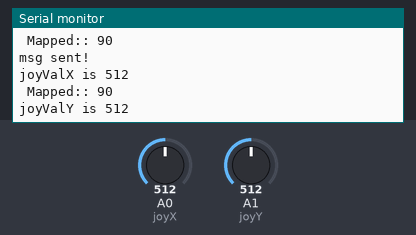
A sketch run on a simulated Arduino Uno, built with avr-gcc and run on an emulated ATmega328P. Parts: the last lines printed to the serial monitor. The inputs (shaded band) are chosen by the test bench; at power-on: A0 (joyX) = 512, A1 (joyY) = 512. No radio packets arrive unless stated.

Above: at 1.2 s.
1.3 s: A0 (joyX) set to 561
At 1.9 s:
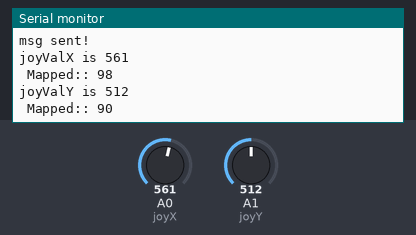
2.8 s: A0 (joyX) set to 583
At 3.7 s:
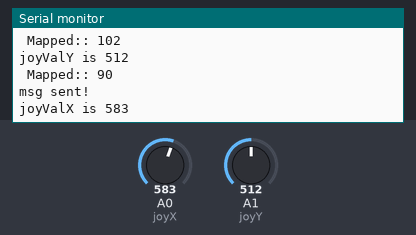
5.8 s: A1 (joyY) set to 109
At 6.3 s:
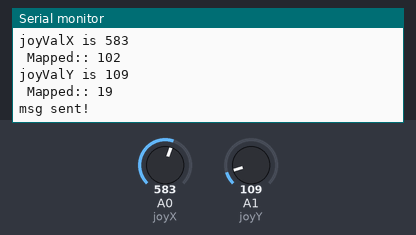
7.3 s: A1 (joyY) set to 93
At 7.8 s:
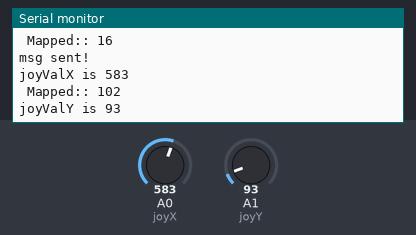
Timing chart, 0 to 10.3 s (numbered marks = the images above; inputs shaded):
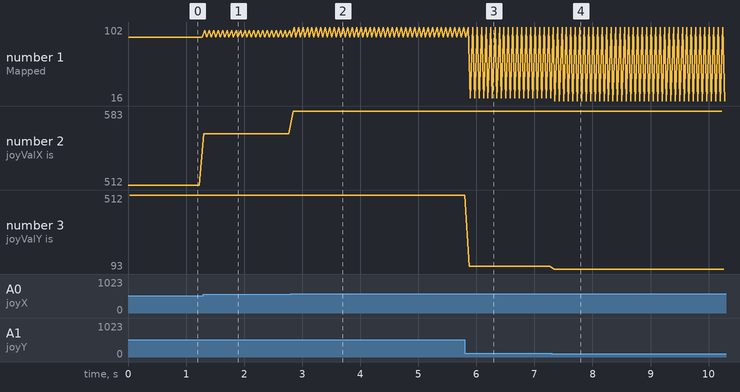

Measured:
- the behaviour switches between 568 and 569 on A0 (joyX) (found by bisection; images 1 and 2)
- the behaviour switches between 100 and 99 on A1 (joyY) (found by bisection; images 3 and 4)
- after the input at 1.3 s, the serial monitor: prints a new line at once (image 1)
- after the input at 2.8 s, the serial monitor: prints a new line at once (image 2)
- after the input at 5.8 s, the serial monitor: prints a new line after 0.08 s (image 3)
- after the input at 7.3 s, the serial monitor: prints a new line at once (image 4)
- plotted number 1: 90 → 98 after the input at 1.3 s, 98 → 102 after the input at 2.8 s, 102 → 19 after the input at 5.8 s
- plotted number 2: 512 → 561 after the input at 1.3 s, 561 → 583 after the input at 2.8 s

The sketch:

RF433Sender_RadioHead_ServoControl.ino
```cpp
#include <RH_ASK.h>
#include <SPI.h>

RH_ASK driver;
int joyX = 0;
int joyY = 1;
int joyValX, joyValY;

void setup() {
  // put your setup code here, to run once:
  Serial.begin(9600);
  if (!driver.init())
    Serial.println("init failed");
}

void loop() {
  // put your main code here, to run repeatedly:
  //const char *msg = "Hello World!";
  //driver.send((uint8_t*)msg, strlen(msg));
  uint8_t values[2];

  joyValX = analogRead(joyX);
  Serial.print("joyValX is ");
  Serial.println(joyValX);
  joyValX = map(joyValX, 0, 1023, 0, 180);
  Serial.print(" Mapped:: ");
  Serial.println(joyValX);

  joyValY = analogRead(joyY);
  Serial.print("joyValY is ");
  Serial.println(joyValY);
  joyValY = map(joyValY, 0, 1023, 0, 180);
  Serial.print(" Mapped:: ");
  Serial.println(joyValY);

  values[0] = joyValX;
  values[1] = joyValY;
  driver.send(values, 2);

  driver.waitPacketSent();
  Serial.println("msg sent!");
  delay(15);
}
```
